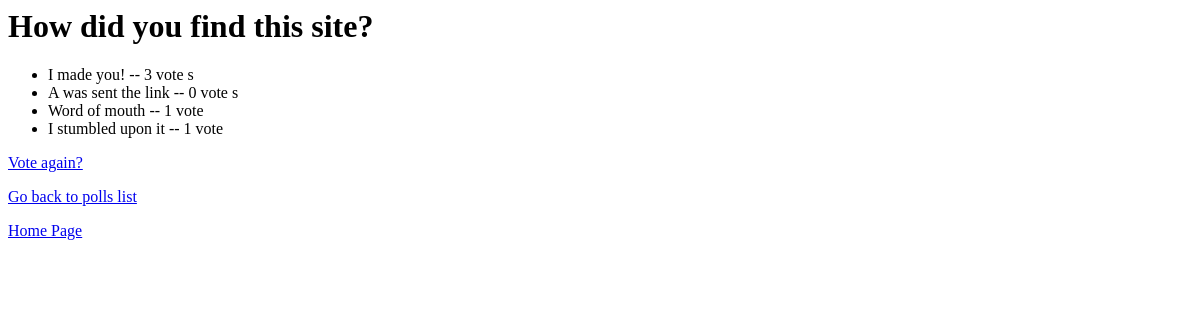
The page /polls/2/results/ on the database as committed earlier.
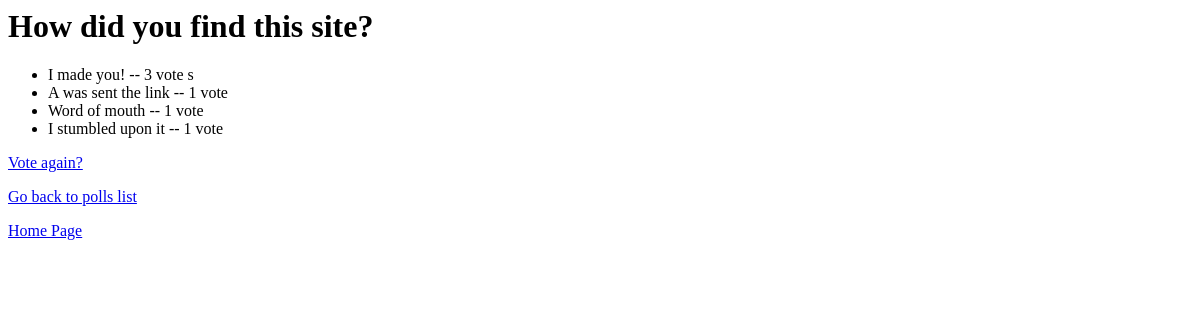
The same page on the database as committed later.
### polls/models.py (models this page shows, shortened)
class Choice(models.Model):
    question = models.ForeignKey(Question, on_delete=models.CASCADE)
    choice_text = models.CharField(max_length=200)
    votes = models.IntegerField(default=0)
    datetime.timedelta(days=1)

### polls/views.py (the view)
# urls.py: path('<int:pk>/results/', views.ResultsView.as_view(), name='results'),
class ResultsView(generic.DetailView):
    model = Question
    template_name = 'polls/results.html'

### polls/templates/polls/results.html
<h1>{{ question.question_text }}</h1>
<ul>
{% for choice in question.choice_set.all %}
    <li>{{ choice.choice_text }} -- {{ choice.votes }} vote {{ choice.votes|pluralize }}</li>
{% endfor %}
</ul>
<p><a href="{% url 'polls:detail' question.id %}">Vote again?</a></p>
<p><a href="{% url 'polls:index' %}">Go back to polls list</a></p>
<p><a href="https://egebele.pythonanywhere.com/">Home Page</a></p>

Rows that differ between the two databases and show on the page:
changed Choice "A was sent the link": votes "0" → "1"
